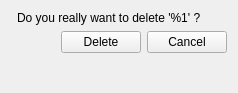
<?xml version="1.0" encoding="UTF-8"?>
<ui version="4.0">
 <class>recipe_delete_form</class>
 <widget class="QWidget" name="recipe_delete_form">
  <property name="windowModality">
   <enum>Qt::ApplicationModal</enum>
  </property>
  <property name="geometry">
   <rect>
    <x>0</x>
    <y>0</y>
    <width>238</width>
    <height>93</height>
   </rect>
  </property>
  <property name="windowTitle">
   <string>Delete recipe</string>
  </property>
  <property name="windowIcon">
   <iconset resource="../configurator.qrc">
    <normaloff>:/images/bricks.png</normaloff>:/images/bricks.png</iconset>
  </property>
  <layout class="QFormLayout" name="formLayout">
   <property name="fieldGrowthPolicy">
    <enum>QFormLayout::AllNonFixedFieldsGrow</enum>
   </property>
   <item row="2" column="1">
    <widget class="QLabel" name="label_2">
     <property name="text">
      <string>Do you really want to delete '%1' ?</string>
     </property>
     <property name="action" stdset="0">
      <string>RecipeRequest recipe {id={main.id}}</string>
     </property>
     <property name="answer" stdset="0">
      <string>Recipe recipe {id={?}; name{{1}}; category{id={?}; {{?}} }; description{{?}}; comment {{?}}; creationDate{{?}}; categories_required{ RecipeCategory[] {id={?}; name{{?}}; minQuantity{{?}}; maxQuantity{{?}} } }; components_required { RecipeComponent[] {id={?}; name{{?}}; quantity{{?}} } } }</string>
     </property>
    </widget>
   </item>
   <item row="3" column="1">
    <layout class="QHBoxLayout" name="horizontalLayout_2">
     <item>
      <spacer name="horizontalSpacer">
       <property name="orientation">
        <enum>Qt::Horizontal</enum>
       </property>
       <property name="sizeHint" stdset="0">
        <size>
         <width>40</width>
         <height>20</height>
        </size>
       </property>
      </spacer>
     </item>
     <item>
      <widget class="QPushButton" name="delete_2">
       <property name="text">
        <string>Delete</string>
       </property>
       <property name="action" stdset="0">
        <string>deleteRecipe recipe {id={main.id}}</string>
       </property>
       <property name="datasignal:clicked" stdset="0">
        <string notr="true">recipes</string>
       </property>
       <property name="form" stdset="0">
        <string>_CLOSE_</string>
       </property>
      </widget>
     </item>
     <item>
      <widget class="QPushButton" name="cancel">
       <property name="text">
        <string>Cancel</string>
       </property>
       <property name="form" stdset="0">
        <string notr="true">_CLOSE_</string>
       </property>
      </widget>
     </item>
    </layout>
   </item>
  </layout>
 </widget>
 <tabstops>
  <tabstop>delete_2</tabstop>
  <tabstop>cancel</tabstop>
 </tabstops>
 <resources>
  <include location="../configurator.qrc"/>
  <include location="../configurator.qrc"/>
 </resources>
 <connections/>
</ui>
